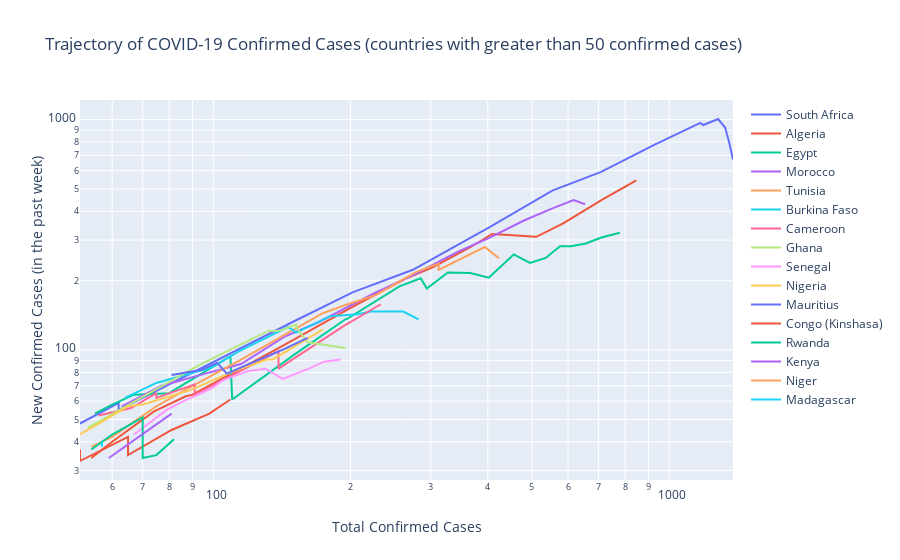

Here is the notebook cell this chart was saved with:
### Code cell
threshold = 50
countries = df.groupby(by='Country/Region', as_index=False)['Confirmed'].max().sort_values(by='Confirmed', ascending=False)
countries = countries[countries['Confirmed'] > threshold]['Country/Region'].unique()

fig = go.Figure()
for country in countries:
    filtered_df = df[df['Country/Region'] == country].reset_index()
    idx = filtered_df['Confirmed'].sub(threshold).gt(0).idxmax()
    trace_data = filtered_df[idx:]
    fig.add_trace(go.Scatter(x=trace_data['Confirmed'],
                             y=trace_data['new_cases'],
                             mode='lines',
                             name=country,
                             text=df['date'],
                             hoverinfo='x+text+name'))
fig.update_layout(xaxis_type="log",
                  yaxis_type="log",
                  title='Trajectory of COVID-19 Confirmed Cases (countries with greater than 50 confirmed cases)',
                  xaxis_title='Total Confirmed Cases',
                  yaxis_title='New Confirmed Cases (in the past week)')
fig.show()

### Figure 1 — Plotly figure (JSON) as saved in the notebook; plotly's stock layout.template omitted (floating-point values rounded to 4 significant figures; data arrays with more than 128 entries replaced by an {"elided": "..."} marker saying what was removed)
{"data": [{"hoverinfo": "x+text+name", "mode": "lines", "name": "South Africa", "text": {"elided": "885 str values"}, "type": "scatter", "x": [51, 62, 62, 116, 150, 202, 240, 274, 402, 554, 709, 927, 1170, 1187, 1280, 1326, 1353, 1380], "y": [48, 59, 55, 103, 133, 178, 202, 223, 340, 492, 593, 777, 968, 947, 1006, 924, 799, 671]}, {"hoverinfo": "x+text+name", "mode": "lines", "name": "Algeria", "text": {"elided": "885 str values"}, "type": "scatter", "x": [54, 60, 74, 87, 90, 139, 201, 230, 264, 302, 367, 409, 454, 511, 584, 716, 847], "y": [34, 40, 54, 63, 64, 102, 153, 176, 204, 228, 280, 319, 315, 310, 354, 452, 545]}, {"hoverinfo": "x+text+name", "mode": "lines", "name": "Egypt", "text": {"elided": "885 str values"}, "type": "scatter", "x": [55, 59, 60, 67, 80, 109, 110, 150, 196, 196, 256, 285, 294, 327, 366, 402, 456, 495, 536, 576, 609, 656, 710, 779], "y": [53, 57, 58, 64, 65, 94, 61, 95, 137, 136, 189, 205, 185, 217, 216, 206, 260, 239, 251, 282, 282, 290, 308, 323]}, {"hoverinfo": "x+text+name", "mode": "lines", "name": "Morocco", "text": {"elided": "885 str values"}, "type": "scatter", "x": [63, 77, 96, 115, 143, 170, 225, 275, 345, 402, 479, 556, 617, 654], "y": [57, 70, 79, 87, 114, 132, 176, 212, 268, 306, 364, 413, 447, 429]}, {"hoverinfo": "x+text+name", "mode": "lines", "name": "Tunisia", "text": {"elided": "885 str values"}, "type": "scatter", "x": [54, 60, 75, 89, 114, 173, 197, 227, 278, 312, 312, 394, 423], "y": [38, 42, 57, 69, 90, 144, 158, 173, 218, 237, 223, 280, 250]}, {"hoverinfo": "x+text+name", "mode": "lines", "name": "Burkina Faso", "text": {"elided": "885 str values"}, "type": "scatter", "x": [64, 75, 99, 114, 146, 152, 180, 207, 222, 246, 261, 282], "y": [62, 72, 84, 99, 126, 119, 140, 143, 147, 147, 147, 136]}, {"hoverinfo": "x+text+name", "mode": "lines", "name": "Cameroon", "text": {"elided": "885 str values"}, "type": "scatter", "x": [56, 66, 75, 75, 91, 91, 139, 139, 193, 233], "y": [52, 56, 65, 62, 71, 64, 99, 83, 127, 158]}, {"hoverinfo": "x+text+name", "mode": "lines", "name": "Ghana", "text": {"elided": "885 str values"}, "type": "scatter", "x": [53, 93, 132, 137, 141, 152, 152, 161, 195], "y": [46, 86, 121, 121, 122, 129, 125, 108, 102]}, {"hoverinfo": "x+text+name", "mode": "lines", "name": "Senegal", "text": {"elided": "885 str values"}, "type": "scatter", "x": [67, 79, 86, 99, 105, 119, 130, 142, 162, 175, 190], "y": [43, 55, 60, 68, 74, 81, 83, 75, 83, 89, 91]}, {"hoverinfo": "x+text+name", "mode": "lines", "name": "Nigeria", "text": {"elided": "885 str values"}, "type": "scatter", "x": [51, 65, 70, 89, 111, 131, 135, 174], "y": [43, 57, 58, 67, 81, 91, 91, 123]}, {"hoverinfo": "x+text+name", "mode": "lines", "name": "Mauritius", "text": {"elided": "885 str values"}, "type": "scatter", "x": [81, 94, 102, 107, 128, 143, 161], "y": [78, 82, 88, 79, 92, 101, 113]}, {"hoverinfo": "x+text+name", "mode": "lines", "name": "Congo (Kinshasa)", "text": {"elided": "885 str values"}, "type": "scatter", "x": [51, 51, 65, 65, 81, 98, 109], "y": [37, 33, 42, 35, 45, 53, 61]}, {"hoverinfo": "x+text+name", "mode": "lines", "name": "Rwanda", "text": {"elided": "885 str values"}, "type": "scatter", "x": [54, 60, 70, 70, 75, 82], "y": [37, 43, 51, 34, 35, 41]}, {"hoverinfo": "x+text+name", "mode": "lines", "name": "Kenya", "text": {"elided": "885 str values"}, "type": "scatter", "x": [59, 81], "y": [34, 53]}, {"hoverinfo": "x+text+name", "mode": "lines", "name": "Niger", "text": {"elided": "885 str values"}, "type": "scatter", "x": [74], "y": [67]}, {"hoverinfo": "x+text+name", "mode": "lines", "name": "Madagascar", "text": {"elided": "885 str values"}, "type": "scatter", "x": [57, 57], "y": [40, 38]}], "layout": {"title": {"text": "Trajectory of COVID-19 Confirmed Cases (countries with greater than 50 confirmed cases)"}, "xaxis": {"title": {"text": "Total Confirmed Cases"}, "type": "log"}, "yaxis": {"title": {"text": "New Confirmed Cases (in the past week)"}, "type": "log"}}}
